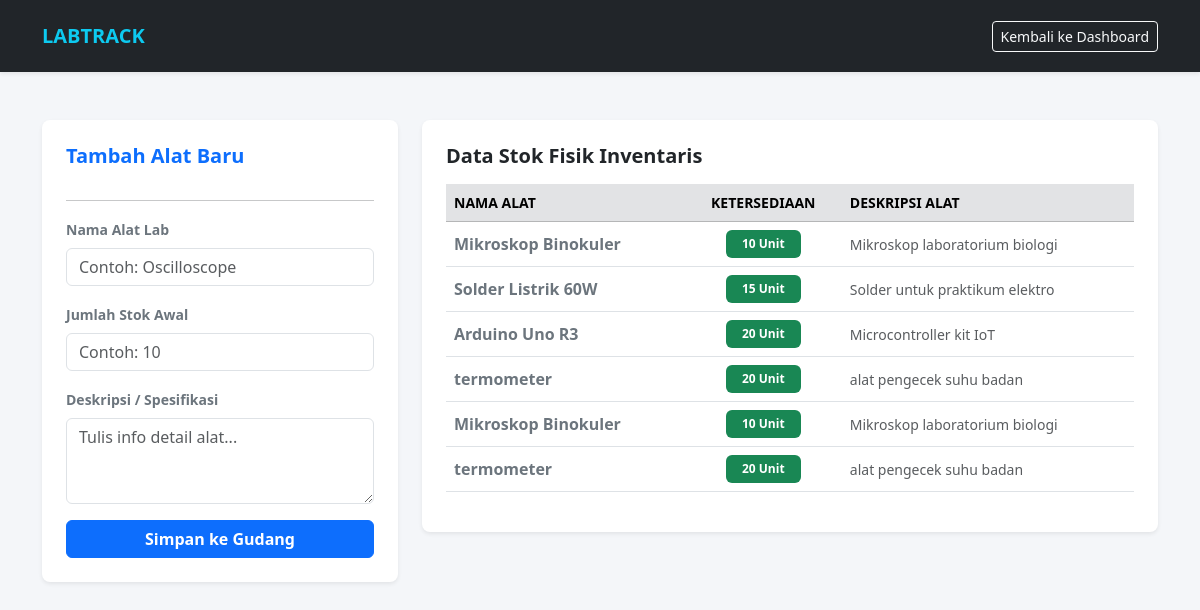
The app's page /kelola_alat.php (signed in) with its own data.
### tables this page shows
CREATE TABLE `inventaris` (
  `id_alat` int NOT NULL AUTO_INCREMENT,
  `nama_alat` varchar(100) NOT NULL,
  `stok` int NOT NULL,
  `deskripsi` text,
  PRIMARY KEY (`id_alat`)
);

### kelola_alat.php (the view, shortened to what this page needs)
<?php
include 'config/db.php';
$katalog = mysqli_query($conn, "SELECT * FROM inventaris");
?>
<!DOCTYPE html>
<html lang="id">
<head>
    <link href="https://cdn.jsdelivr.net/npm/bootstrap@5.3.3/dist/css/bootstrap.min.css" rel="stylesheet">
    <link href="assets/css/style.css" rel="stylesheet">
</head>
<body>
<nav class="navbar navbar-expand-lg navbar-dark bg-dark shadow-sm py-3">
    <div class="container">
        <a class="navbar-brand fw-bold text-info" href="dashboard.php">LABTRACK</a>
        <a href="dashboard.php" class="btn btn-sm btn-outline-light">Kembali ke Dashboard</a>
    </div>
</nav>
<div class="container my-5">
    <div class="row">
        <div class="col-md-4 mb-4">
            <div class="card border-0 shadow-sm p-4 bg-white rounded-3">
                <h5 class="fw-bold text-primary mb-3">Tambah Alat Baru</h5>
                <hr>
                <form action="" method="POST">
                    <div class="mb-3">
                        <label class="form-label small fw-semibold text-secondary">Nama Alat Lab</label>
                        <input type="text" class="form-control" name="nama_alat" placeholder="Contoh: Oscilloscope" required>
                    </div>
                    <div class="mb-3">
                        <label class="form-label small fw-semibold text-secondary">Jumlah Stok Awal</label>
                        <input type="number" class="form-control" name="stok" min="0" placeholder="Contoh: 10" required>
                    </div>
                    <div class="mb-3">
                        <label class="form-label small fw-semibold text-secondary">Deskripsi / Spesifikasi</label>
                        <textarea class="form-control" name="deskripsi" rows="3" placeholder="Tulis info detail alat..." required></textarea>
                    </div>
                    <button type="submit" name="tambah_alat" class="btn btn-primary w-100 fw-bold">Simpan ke Gudang</button>
                </form>
            </div>
        </div>
        <div class="col-md-8">
            <div class="card border-0 shadow-sm p-4 bg-white rounded-3">
                <h5 class="fw-bold text-dark mb-3">Data Stok Fisik Inventaris</h5>
                <div class="table-responsive">
                    <table class="table table-hover align-middle">
                        <thead class="table-secondary small text-uppercase">
                            <tr>
                                <th>Nama Alat</th>
                                <th class="text-center">Ketersediaan</th>
                                <th>Deskripsi Alat</th>
                            </tr>
                        </thead>
                        <tbody>
                            <?php while($row = mysqli_fetch_assoc($katalog)): ?>
                            <tr>
                                <td class="fw-bold text-secondary"><?php echo $row['nama_alat']; ?></td>
                                <td class="text-center">
                                    <span class="badge <?php echo ($row['stok'] > 0) ? 'bg-success' : 'bg-danger'; ?> py-2 px-3">
                                        <?php echo $row['stok']; ?> Unit
                                    </span>
                                </td>
                                <td class="small text-muted"><?php echo $row['deskripsi']; ?></td>
                            </tr>
                            <?php endwhile; ?>
                        </tbody>
                    </table>
                </div>
            </div>
        </div>
    </div>
</div>
</body>
</html>

### assets/style.css (style rules this page uses)
body { background-color: #f4f6f9; font-family: 'Segoe UI', Tahoma, Geneva, Verdana, sans-serif; }

### records on screen
inventaris: nama_alat "Mikroskop Binokuler", stok "10", deskripsi "Mikroskop laboratorium biologi"
inventaris: nama_alat "Solder Listrik 60W", stok "15", deskripsi "Solder untuk praktikum elektro"
inventaris: nama_alat "Arduino Uno R3", stok "20", deskripsi "Microcontroller kit IoT"
inventaris: nama_alat "termometer", stok "20", deskripsi "alat pengecek suhu badan"
inventaris: nama_alat "Mikroskop Binokuler", stok "10", deskripsi "Mikroskop laboratorium biologi"
inventaris: nama_alat "termometer", stok "20", deskripsi "alat pengecek suhu badan"
